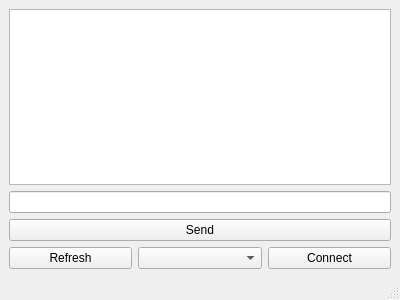
<?xml version="1.0" encoding="UTF-8"?>
<ui version="4.0">
 <class>MainWindow</class>
 <widget class="QMainWindow" name="MainWindow">
  <property name="geometry">
   <rect>
    <x>0</x>
    <y>0</y>
    <width>400</width>
    <height>300</height>
   </rect>
  </property>
  <property name="windowTitle">
   <string>MainWindow</string>
  </property>
  <widget class="QWidget" name="centralwidget">
   <layout class="QGridLayout" name="gridLayout">
    <item row="4" column="2">
     <widget class="QComboBox" name="cb_com"/>
    </item>
    <item row="4" column="1">
     <widget class="QPushButton" name="pb_refresh">
      <property name="text">
       <string>Refresh</string>
      </property>
     </widget>
    </item>
    <item row="4" column="3">
     <widget class="QPushButton" name="pb_connect">
      <property name="text">
       <string>Connect</string>
      </property>
     </widget>
    </item>
    <item row="2" column="1" colspan="3">
     <widget class="QPushButton" name="pb_send">
      <property name="text">
       <string>Send</string>
      </property>
     </widget>
    </item>
    <item row="1" column="1" colspan="3">
     <widget class="QLineEdit" name="le_input"/>
    </item>
    <item row="0" column="1" colspan="3">
     <widget class="QPlainTextEdit" name="pte_output">
      <property name="readOnly">
       <bool>true</bool>
      </property>
     </widget>
    </item>
   </layout>
  </widget>
  <widget class="QMenuBar" name="menubar">
   <property name="geometry">
    <rect>
     <x>0</x>
     <y>0</y>
     <width>400</width>
     <height>17</height>
    </rect>
   </property>
  </widget>
  <widget class="QStatusBar" name="statusbar"/>
 </widget>
 <resources/>
 <connections/>
</ui>
